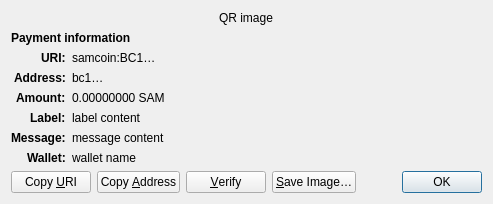
<?xml version="1.0" encoding="UTF-8"?>
<ui version="4.0">
 <class>ReceiveRequestDialog</class>
 <widget class="QDialog" name="ReceiveRequestDialog">
  <property name="geometry">
   <rect>
    <x>0</x>
    <y>0</y>
    <width>413</width>
    <height>229</height>
   </rect>
  </property>
  <property name="windowTitle">
   <string>Request payment to …</string>
  </property>
  <layout class="QGridLayout" name="gridLayout" columnstretch="0,1">
   <property name="sizeConstraint">
    <enum>QLayout::SetFixedSize</enum>
   </property>
   <item row="0" column="0" colspan="2" alignment="Qt::AlignHCenter">
    <widget class="QRImageWidget" name="qr_code">
     <property name="text">
      <string notr="true">QR image</string>
     </property>
     <property name="textInteractionFlags">
      <set>Qt::NoTextInteraction</set>
     </property>
    </widget>
   </item>
   <item row="1" column="0" colspan="2">
    <widget class="QLabel" name="payment_header">
     <property name="font">
      <font>
       <weight>75</weight>
       <bold>true</bold>
      </font>
     </property>
     <property name="text">
      <string>Payment information</string>
     </property>
     <property name="textInteractionFlags">
      <set>Qt::NoTextInteraction</set>
     </property>
    </widget>
   </item>
   <item row="2" column="0" alignment="Qt::AlignRight|Qt::AlignTop">
    <widget class="QLabel" name="uri_tag">
     <property name="font">
      <font>
       <weight>75</weight>
       <bold>true</bold>
      </font>
     </property>
     <property name="text">
      <string notr="true">URI:</string>
     </property>
     <property name="textFormat">
      <enum>Qt::PlainText</enum>
     </property>
     <property name="textInteractionFlags">
      <set>Qt::NoTextInteraction</set>
     </property>
    </widget>
   </item>
   <item row="2" column="1" alignment="Qt::AlignTop">
    <widget class="QLabel" name="uri_content">
     <property name="text">
      <string notr="true">samcoin:BC1…</string>
     </property>
     <property name="textFormat">
      <enum>Qt::RichText</enum>
     </property>
     <property name="wordWrap">
      <bool>true</bool>
     </property>
     <property name="textInteractionFlags">
      <set>Qt::TextSelectableByMouse</set>
     </property>
    </widget>
   </item>
   <item row="3" column="0" alignment="Qt::AlignRight|Qt::AlignTop">
    <widget class="QLabel" name="address_tag">
     <property name="font">
      <font>
       <weight>75</weight>
       <bold>true</bold>
      </font>
     </property>
     <property name="text">
      <string>Address:</string>
     </property>
     <property name="textInteractionFlags">
      <set>Qt::NoTextInteraction</set>
     </property>
    </widget>
   </item>
   <item row="3" column="1" alignment="Qt::AlignTop">
    <widget class="QLabel" name="address_content">
     <property name="text">
      <string notr="true">bc1…</string>
     </property>
     <property name="textFormat">
      <enum>Qt::PlainText</enum>
     </property>
     <property name="textInteractionFlags">
      <set>Qt::TextSelectableByMouse</set>
     </property>
    </widget>
   </item>
   <item row="4" column="0" alignment="Qt::AlignRight|Qt::AlignTop">
    <widget class="QLabel" name="amount_tag">
     <property name="font">
      <font>
       <weight>75</weight>
       <bold>true</bold>
      </font>
     </property>
     <property name="text">
      <string>Amount:</string>
     </property>
     <property name="textInteractionFlags">
      <set>Qt::NoTextInteraction</set>
     </property>
    </widget>
   </item>
   <item row="4" column="1" alignment="Qt::AlignTop">
    <widget class="QLabel" name="amount_content">
     <property name="text">
      <string notr="true">0.00000000 SAM</string>
     </property>
     <property name="textFormat">
      <enum>Qt::PlainText</enum>
     </property>
     <property name="textInteractionFlags">
      <set>Qt::TextSelectableByMouse</set>
     </property>
    </widget>
   </item>
   <item row="5" column="0" alignment="Qt::AlignRight|Qt::AlignTop">
    <widget class="QLabel" name="label_tag">
     <property name="font">
      <font>
       <weight>75</weight>
       <bold>true</bold>
      </font>
     </property>
     <property name="text">
      <string>Label:</string>
     </property>
     <property name="textInteractionFlags">
      <set>Qt::NoTextInteraction</set>
     </property>
    </widget>
   </item>
   <item row="5" column="1" alignment="Qt::AlignTop">
    <widget class="QLabel" name="label_content">
     <property name="text">
      <string notr="true">label content</string>
     </property>
     <property name="textFormat">
      <enum>Qt::PlainText</enum>
     </property>
     <property name="wordWrap">
      <bool>true</bool>
     </property>
     <property name="textInteractionFlags">
      <set>Qt::TextSelectableByMouse</set>
     </property>
    </widget>
   </item>
   <item row="6" column="0" alignment="Qt::AlignRight|Qt::AlignTop">
    <widget class="QLabel" name="message_tag">
     <property name="font">
      <font>
       <weight>75</weight>
       <bold>true</bold>
      </font>
     </property>
     <property name="text">
      <string>Message:</string>
     </property>
     <property name="textInteractionFlags">
      <set>Qt::NoTextInteraction</set>
     </property>
    </widget>
   </item>
   <item row="6" column="1" alignment="Qt::AlignTop">
    <widget class="QLabel" name="message_content">
     <property name="text">
      <string notr="true">message content</string>
     </property>
     <property name="textFormat">
      <enum>Qt::PlainText</enum>
     </property>
     <property name="wordWrap">
      <bool>true</bool>
     </property>
     <property name="textInteractionFlags">
      <set>Qt::TextSelectableByMouse</set>
     </property>
    </widget>
   </item>
   <item row="7" column="0" alignment="Qt::AlignRight|Qt::AlignTop">
    <widget class="QLabel" name="wallet_tag">
     <property name="font">
      <font>
       <weight>75</weight>
       <bold>true</bold>
      </font>
     </property>
     <property name="text">
      <string>Wallet:</string>
     </property>
     <property name="textInteractionFlags">
      <set>Qt::NoTextInteraction</set>
     </property>
    </widget>
   </item>
   <item row="7" column="1" alignment="Qt::AlignTop">
    <widget class="QLabel" name="wallet_content">
     <property name="text">
      <string notr="true">wallet name</string>
     </property>
     <property name="textFormat">
      <enum>Qt::PlainText</enum>
     </property>
     <property name="wordWrap">
      <bool>true</bool>
     </property>
     <property name="textInteractionFlags">
      <set>Qt::TextSelectableByMouse</set>
     </property>
    </widget>
   </item>
   <item row="8" column="0" colspan="2">
    <layout class="QHBoxLayout" name="horizontalLayout">
     <item>
      <widget class="QPushButton" name="btnCopyURI">
       <property name="text">
        <string>Copy &amp;URI</string>
       </property>
       <property name="autoDefault">
        <bool>false</bool>
       </property>
      </widget>
     </item>
     <item>
      <widget class="QPushButton" name="btnCopyAddress">
       <property name="text">
        <string>Copy &amp;Address</string>
       </property>
       <property name="autoDefault">
        <bool>false</bool>
       </property>
      </widget>
     </item>
     <item>
      <widget class="QPushButton" name="btnVerify">
       <property name="text">
        <string>&amp;Verify</string>
       </property>
       <property name="toolTip">
        <string>Verify this address on e.g. a hardware wallet screen</string>
       </property>
       <property name="autoDefault">
        <bool>false</bool>
       </property>
      </widget>
     </item>
     <item>
      <widget class="QPushButton" name="btnSaveAs">
       <property name="text">
        <string>&amp;Save Image…</string>
       </property>
       <property name="autoDefault">
        <bool>false</bool>
       </property>
      </widget>
     </item>
     <item>
      <spacer name="horizontalSpacer_2">
       <property name="orientation">
        <enum>Qt::Horizontal</enum>
       </property>
       <property name="sizeHint" stdset="0">
        <size>
         <width>40</width>
         <height>20</height>
        </size>
       </property>
      </spacer>
     </item>
     <item>
      <widget class="QDialogButtonBox" name="buttonBox">
       <property name="focusPolicy">
        <enum>Qt::StrongFocus</enum>
       </property>
       <property name="standardButtons">
        <set>QDialogButtonBox::Ok</set>
       </property>
      </widget>
     </item>
    </layout>
   </item>
  </layout>
 </widget>
 <customwidgets>
  <customwidget>
   <class>QRImageWidget</class>
   <extends>QLabel</extends>
   <header>qt/qrimagewidget.h</header>
  </customwidget>
 </customwidgets>
 <tabstops>
  <tabstop>buttonBox</tabstop>
  <tabstop>btnCopyURI</tabstop>
  <tabstop>btnCopyAddress</tabstop>
  <tabstop>btnSaveAs</tabstop>
 </tabstops>
 <resources/>
 <connections>
  <connection>
   <sender>buttonBox</sender>
   <signal>accepted()</signal>
   <receiver>ReceiveRequestDialog</receiver>
   <slot>accept()</slot>
   <hints>
    <hint type="sourcelabel">
     <x>135</x>
     <y>230</y>
    </hint>
    <hint type="destinationlabel">
     <x>135</x>
     <y>126</y>
    </hint>
   </hints>
  </connection>
 </connections>
</ui>
